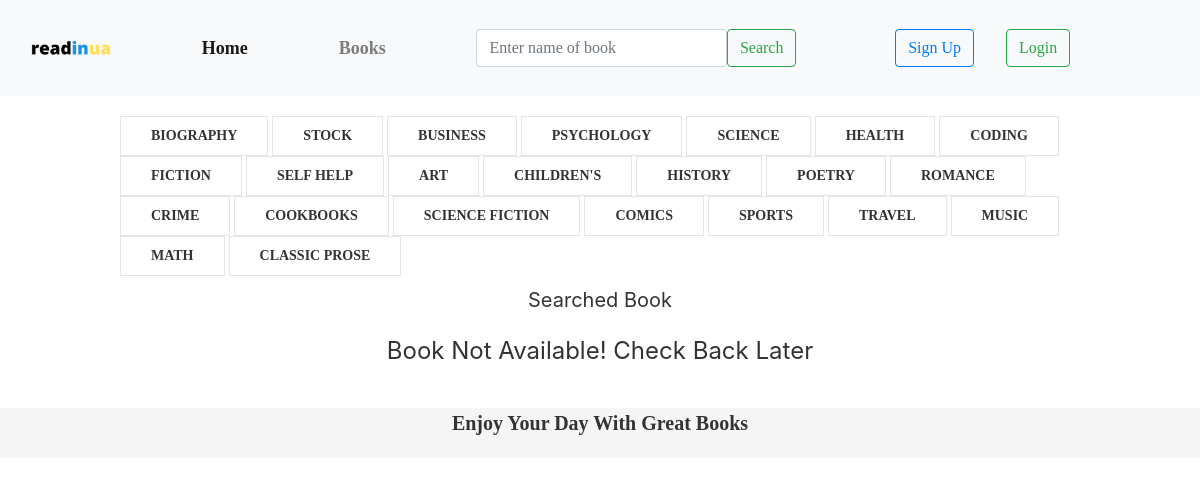
Page /book/searched_books on the committed database.
### courseapp/models.py (models this page shows, shortened)
class Category(models.Model):
    name = models.CharField('Categories', max_length=50)
    slug = models.SlugField(max_length=50)

### courseapp/views.py (the view)
# urls.py: path('searched_books', views.search_book, name = 'book_search'),
def search_book(request):
    name_of_book = request.POST.get('name_of_book')
    print('Search term:', name_of_book)  # Add this print statement
    if name_of_book:
        searched_books = Book.objects.filter(title__icontains=name_of_book)
    else:
        searched_books = []
    return render(request, 'search_book.html', {'searched_books': searched_books})

### courseapp/context_processors.py (called while the page is built)
def category_links(request):
    category = Category.objects.all()
    return {'categories': category}

def book_search(request):
    search_form = BookSearchForm
    if request.method == 'POST':
        search_form = BookSearchForm(request.POST)
        if search_form.is_valid():
            search_form.save()
    return{'search_form': search_form}

### courseapp/templates/search_book.html (shortened to what this page needs)
{% extends 'base.html' %}
{% block content %}
<div class = 'container'>
    <div class = 'row'><h4>Searched Book</h4></div>
    <div class = 'row'>
        {% if searched_books %}
       {% for book in searched_books %}
      <div class = 'col-6 col-sm-4 col-md-4 col-lg-3 col-xl-2'>
        <a href = "{% url 'book_detail' book.slug %}">
          <div>
            <div class="uk-card uk-card-default uk-card-body">
                <img src = "{{book.cover_image.url}}">
            </div>
        </div>
      </a>
      </div>
      {% endfor %}
      {% else %}
      <div class = 'row'>
          <h3>Book Not Available! Check Back Later</h3>
      </div>
      {% endif %}
    </div>
  </div>
  {% endblock %}

### templates/base.html (shortened to what this page needs)
{% load static %}
<!DOCTYPE html>
<html lang="en">
<head>
    <link rel = 'stylesheet' href ="{% static 'bootstrap/css/bootstrap.min.css' %}">
    <link rel = 'stylesheet' href ="{% static 'css/style.css' %}">
    <link rel = 'stylesheet' href ="{% static 'css/register.css' %}">
    <link rel = 'stylesheet' href ="{% static 'css/style.css' %}">
    <link rel = 'stylesheet' href ="{% static 'css/home.css' %}">
    <link rel = 'stylesheet' href ="{% static 'css/book_detail.css' %}">
    <link rel = 'stylesheet' href = "{% static 'uikit/css/uikit.css' %}">
</head>
<body>
  <nav class="navbar navbar-expand-lg navbar-light bg-light">
    <div class="container-fluid">
      <div id = 'logo'>
        <img src = "{% static 'img/readinua.png' %}">
      </div>
      <div class="collapse navbar-collapse" id="navbarSupportedContent" >
        <ul class="navbar-nav me-auto mb-2 mb-lg-0">
          <li class="nav-item">
            <a class="nav-link active" aria-current="page" href="{% url 'home' %}">Home</a>
          </li>
          <li class="nav-item">
            <a class="nav-link" href="{% url 'all_books' %}">Books</a>
          </li>
        </ul>
        <form class="d-flex" method = 'POST' action = "{% url 'book_search' %}" style="margin: 0px ;">
          {{search_form.name_of_book}}
          <button class="btn btn-outline-success" type="submit">Search</button>
        </form>
      <div style = 'width: auto; display: flex'>
        {% if user.is_authenticated and user.profile.is_editor %}
         <div class="dropdown">
          <button class="btn btn-secondary dropdown-toggle" type="button" id="dropdownMenuButton1" data-bs-toggle="dropdown" aria-expanded="false">
            Hello {{user.username}}
          </button>
          <ul class="dropdown-menu" aria-labelledby="dropdownMenuButton1">
            <li><a class="dropdown-item" href="{% url 'upload_book' %}">Upload Book</a></li>
            <li><a class="dropdown-item" href="{% url 'my_favorite_books' %}">My list</a></li>
            <li><a class="dropdown-item" href="{% url 'logout' %}">Logout</a></li>
          </ul>
        </div>
        {% else %}
          <a class="nav-link" href="{% url 'register' %}">
            <button type="button" class="btn btn-outline-primary">Sign Up</button></a>
            <a class="nav-link" href="{% url 'login' %}">
              <button type="button" class="btn btn-outline-success">Login</button>
            </a>
      {% endif %}
      </div>
      </div>
    </div>
  </nav>
      <p uk-margin style = "width: 80%; margin: auto; margin-top: 20px">
        {% for category in categories %}
        <a class="uk-button uk-button-default" href="{% url 'category_detail' category.slug %}"><strong>{{category.name}}</strong></a>
        {% endfor %}
    </p>
{% block content %}{% endblock %}
    <footer>
        <h4><strong>Enjoy Your Day With Great Books</strong></h4>
    </footer>
</body>
</html>

### static/css/style.css (style rules this page uses)
* { margin: 0px; padding: 0px; box-sizing: border-box; font-family: Calibri; }
header, footer { width: 100%; height: 50px; background-color: whitesmoke; display: flex; align-items: center; justify-content: space-around; }
#logo { width: 80px; height: 80px; }
#logo img { width: 100%; height: 100%; }
nav { overflow: none; }
.navbar-collapse { justify-content: space-evenly !important; }
.navbar-collapse ul { width: 200px !important; justify-content: space-between; }
.navbar-collapse ul li a { font-weight: bold; font-size: 18px; }
footer { display: flex; align-items: center; justify-content: center; }

### static/css/register.css (style rules this page uses)
* { box-sizing: border-box; }
form { width: 320px; height: auto; margin: auto; }

### static/css/home.css (style rules this page uses)
.container { margin: 10px auto 20px auto; }
.row { justify-content: center; }

### static/css/book_detail.css (style rules this page uses)
* { padding: 0px; margin: 0px; box-sizing: border-box; }

### rows in the picture
Category: name "BIOGRAPHY"
Category: name "STOCK"
Category: name "BUSINESS"
Category: name "PSYCHOLOGY"
Category: name "SCIENCE"
Category: name "HEALTH"
Category: name "CODING"
Category: name "FICTION"
Category: name "SELF HELP"
Category: name "ART"
Category: name "CHILDREN'S"
Category: name "HISTORY"
Category: name "POETRY"
Category: name "ROMANCE"
Category: name "CRIME"
Category: name "COOKBOOKS"
Category: name "SCIENCE FICTION"
Category: name "COMICS"
Category: name "SPORTS"
Category: name "TRAVEL"
Category: name "MUSIC"
Category: name "MATH"
Category: name "CLASSIC PROSE"
